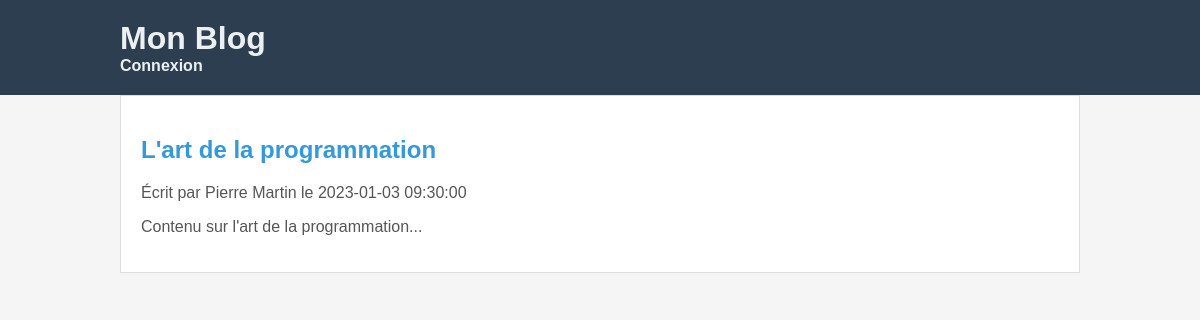
The app's page /article.php?id=8 with its own data.
### tables this page shows
CREATE TABLE `articles` (
  `id` int(11) NOT NULL AUTO_INCREMENT,
  `auteur` varchar(255) NOT NULL,
  `titre` varchar(255) NOT NULL,
  `date` datetime NOT NULL,
  `contenu` text DEFAULT NULL,
  PRIMARY KEY (`id`)
);

### Database.php (called while the page is built, shortened)
<?php
class Database {
    private $host = 'localhost';
    private $db = 'blog';
    private $user = 'root';
    private $pass = 'password';
    private $charset = 'utf8mb4';
    public $pdo = null;
    public function __construct() {
        try {
            $dsn = "mysql:host=$this->host;dbname=$this->db;charset=$this->charset";
            $options = [
                PDO::ATTR_ERRMODE => PDO::ERRMODE_EXCEPTION,
                PDO::ATTR_DEFAULT_FETCH_MODE => PDO::FETCH_ASSOC,
                PDO::ATTR_EMULATE_PREPARES => false,
            ];
            $this->pdo = new PDO($dsn, $this->user, $this->pass, $options);
        } catch (\PDOException $e) {
            throw new \PDOException($e->getMessage(), (int)$e->getCode());
        }
    }
    public function getArticleById($id) {
        $stmt = $this->pdo->prepare("SELECT * FROM articles WHERE id = :id");
        $stmt->execute(['id' => $id]);
        return $stmt->fetch();
    }
}
?>

### article.php (the view, shortened to what this page needs)
<!DOCTYPE html>
<html>
<head>
    <link rel="stylesheet" href="style.css">
</head>
<body>
    <header>
        <div class="container">
            <h1 id="branding">Mon Blog</h1>
            <nav>
                <ul>
                    <?php if (!isset($_SESSION['username'])): ?>
                        <li><a href="connexion.php">Connexion</a></li>
                    <?php else: ?>
                        <li><a href="deconnexion.php">Déconnexion</a></li>
                    <?php endif; ?>
                </ul>
            </nav>
        </div>
    </header>
    <div class="container">
        <?php
        include 'Database.php';
        $db = new Database();
        if (isset($_GET['id']) && is_numeric($_GET['id'])) {
            $id = $_GET['id'];
            $article = $db->getArticleById($id);
            if ($article) {
                echo "<article>";
                echo "<h2>" . htmlspecialchars($article['titre']) . "</h2>";
                echo "<p>Écrit par " . htmlspecialchars($article['auteur']) . " le " . $article['date'] . "</p>";
                echo "<p>" . htmlspecialchars($article['contenu']) . "</p>";
                echo "</article>";
            } else {
                echo "<p>Article non trouvé.</p>";
            }
        } else {
            echo "<p>ID d'article non spécifié ou invalide.</p>";
        }
        ?>
    </div>
</body>
</html>

### style.css (style rules this page uses)
body { font-family: 'Arial', sans-serif; background-color: #f5f5f5; color: #333; margin: 0; padding: 0; }
.container { width: 80%; margin: 0 auto; }
header { background-color: #2c3e50; color: #ecf0f1; padding: 20px 0; }
#branding { margin: 0; }
nav ul { list-style: none; padding: 0; margin: 0; }
nav ul li { display: inline; margin-right: 20px; }
nav a { text-decoration: none; color: #ecf0f1; font-weight: bold; }
article { background-color: #fff; border: 1px solid #ddd; margin-bottom: 20px; padding: 20px; }
article h2 { color: #3498db; }
article p { color: #555; }

### records on screen
articles: titre "L'art de la programmation", auteur "Pierre Martin", date "2023-01-03 09:30:00", contenu "Contenu sur l'art de la programmation..."
